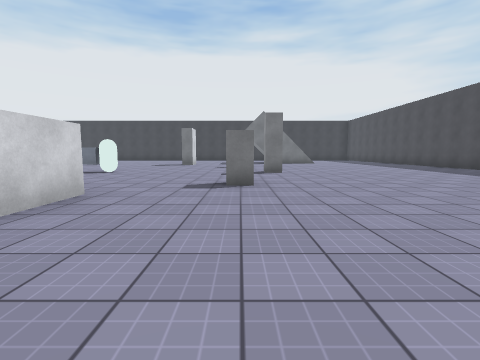
view 1 (above)

19 first-person views from a walk through a 3-D level made in the Unity game engine. The camera is 1.2 m above the floor, tilts 6° down and sees 85° across. The floor is counted in squares, 2 m on a side. Each view is taken from the middle of a square. On the plan, view 1 faces up. The plan holds only what a view shows up to about 9 squares ahead; the rest is blank. The place goes on beyond the plan. The player character is not drawn. Surface patterns are stand-ins for the level's own textures.

view 2
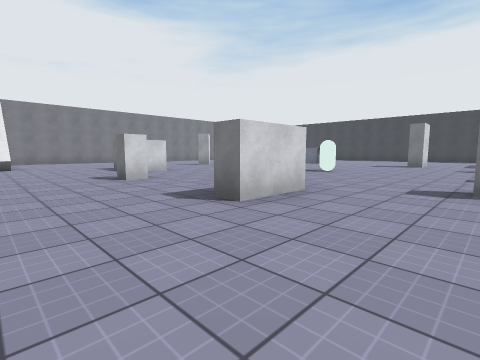

view 3
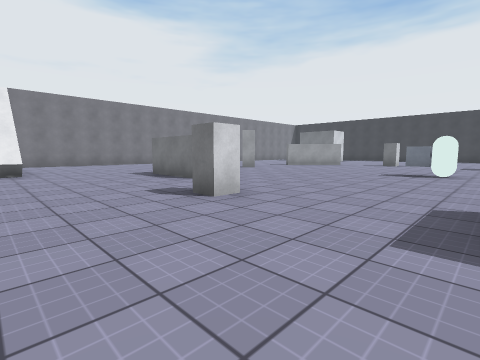

view 4
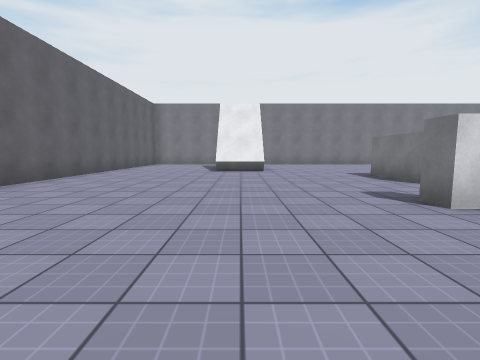

view 5
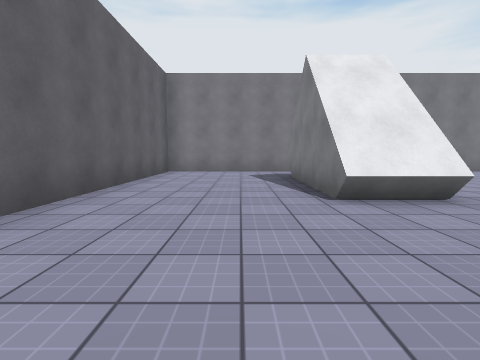

view 6
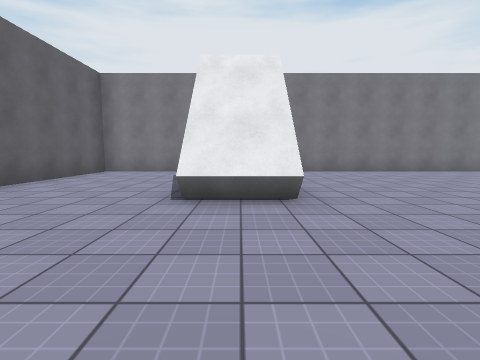

view 7
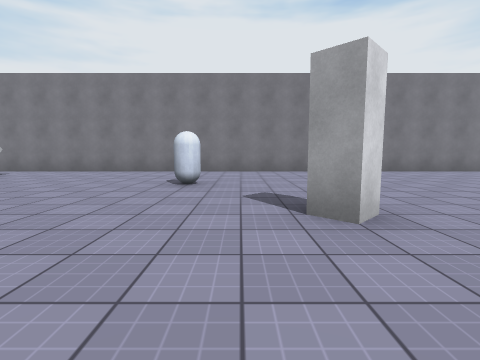

view 8
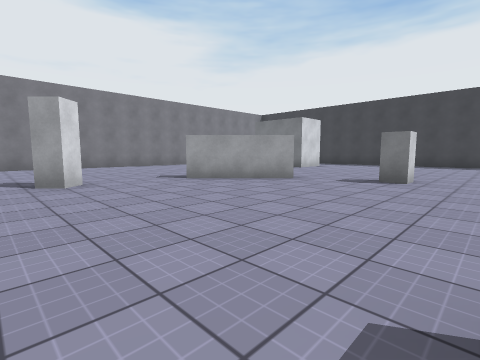

view 9
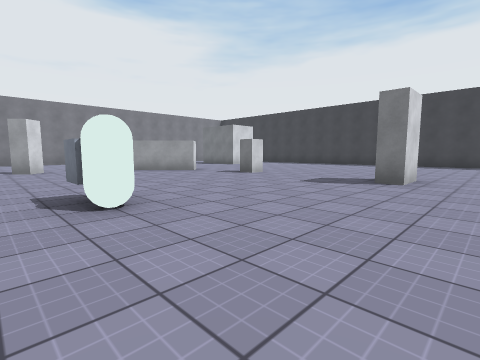

view 10
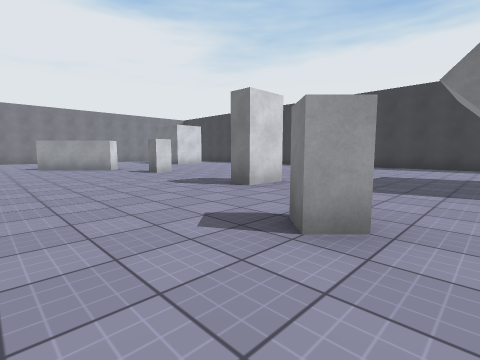

view 11
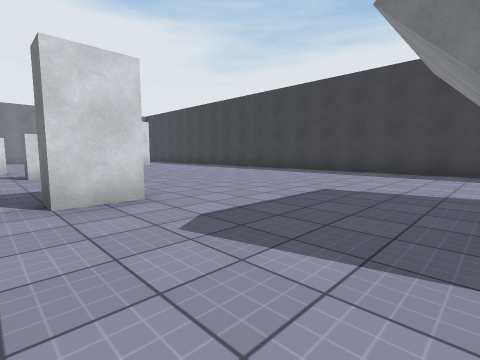

view 12
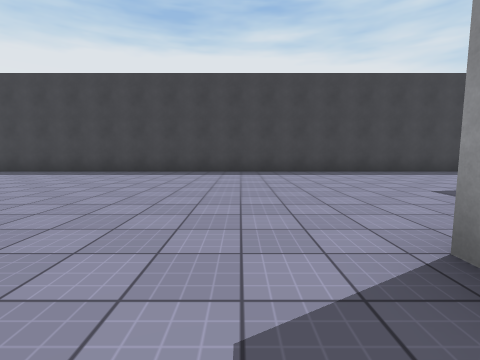

view 13
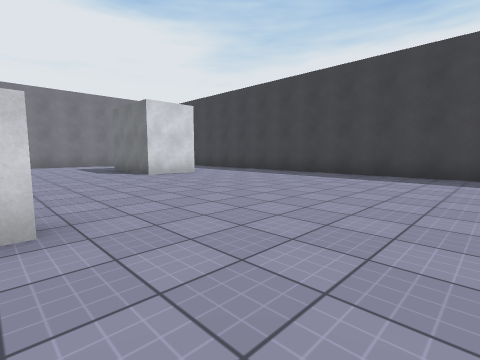

view 14
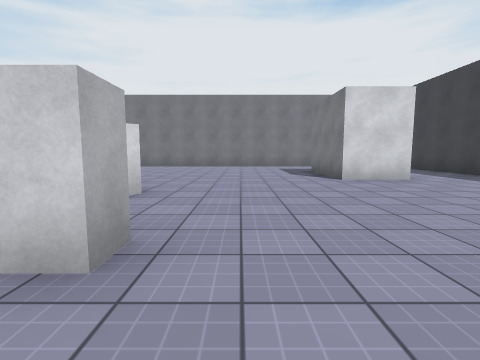

view 15
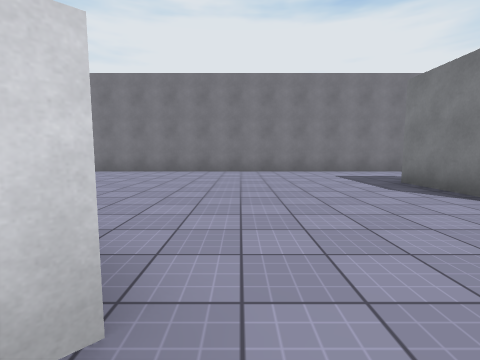

view 16
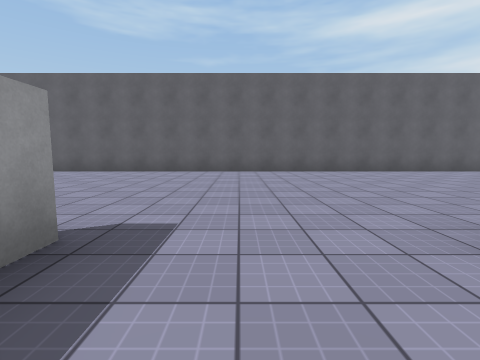

view 17
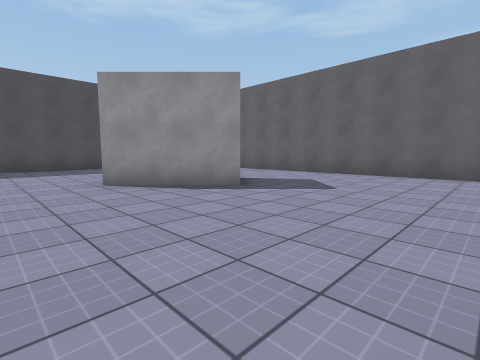

view 18
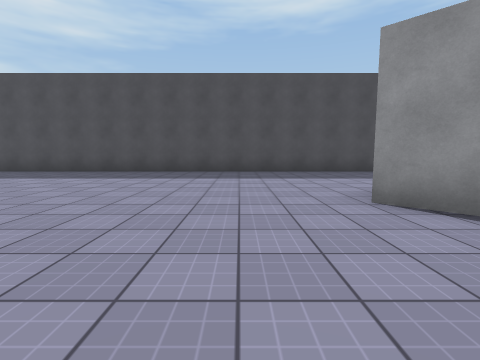

view 19
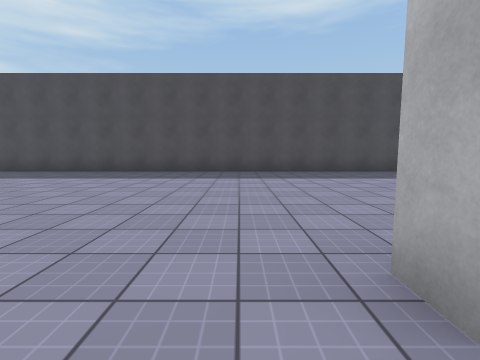

### Floor plan
Points are (right, up) in squares from view 1. A wall is a line through its corners. A room is listed if a view was taken in it or the views show most of it. See-through windows are left out.
Room 1 (views 1, 2, 3, 4, 5, 6, 7, 8, 9, 10, 11, 12, 13, 14, 15, 16, 17, 18, 19)
walls: (-2.2, 3.9) (-2.2, 2.3) (-2.8, 2.3) (-2.8, 2.8); (-8, 4.6) (-8, 3.5) (-10, 3.5); (1.4, 7.7) (0.8, 7.7) (0.8, 8.2) (1.2, 8.2); (-2.2, 13.6) (-2.2, 12.5) (-2.8, 12.5); (-10.5, 8.4) (-10.1, 8) (-10.6, 7.6); (-8.8, 12.6) (-8.4, 12.2) (-10.2, 10.4); (1.3, -0.4) (3.1, 1.4); (-11, -0.7) (-14.9, -0.7); (-10.7, 17.9) (-10.7, 16.3) (-13.2, 16.3); (3, 20.3) (-14.1, 20.3); (8.2, -1.2) (8.2, 16.6); (-16.2, 18.1) (-16.2, -4.2) (3.6, -4.2)
objects: other object (-13, 6); other object (-7, 13); other object (-6, 2); other object (-4, 8); other object (0, 5); other object (0, 11)

Positions as (right, up) in squares from view 1, and headings:
1: (0, 0), facing up
2: (0, 0), facing up-left
3: (-3, 0), facing up-left
4: (-3, 0), facing left
5: (-8, -2), facing left
6: (-8, 0), facing left
7: (-8, 7), facing left
8: (-5, 7), facing up-left
9: (-1, 7), facing up-left
10: (1, 9), facing up-left
11: (1, 12), facing up-left
12: (-4, 12), facing up
13: (-4, 13), facing up-left
14: (-5, 14), facing left
15: (-8, 13), facing left
16: (-4, 4), facing down
17: (-2, 3), facing down-right
18: (0, 3), facing right
19: (0, 9), facing right
